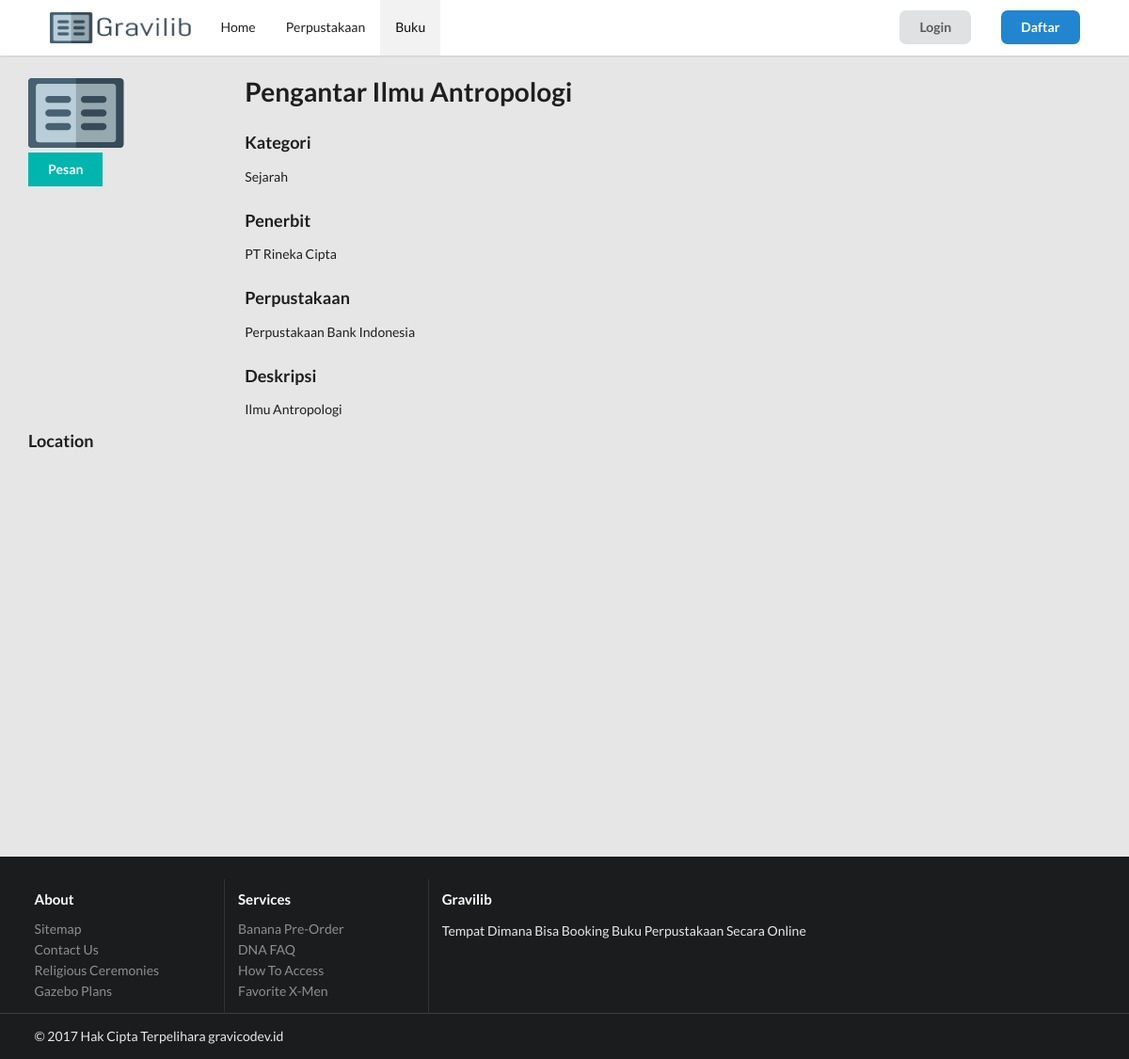
The page /index.php?p=detail-book&buku=2 on the database its author committed.
### tables this page shows
CREATE TABLE `buku` (
  `id_buku` int(11) NOT NULL,
  `nama_buku` varchar(128) NOT NULL,
  `tahun_terbit` date NOT NULL,
  `deskripsi_buku` varchar(128) NOT NULL,
  `id_kategori` int(11) NOT NULL,
  `id_penerbit` int(11) NOT NULL,
  `id_perpus` int(11) NOT NULL
);

CREATE TABLE `kategori` (
  `id_kategori` int(11) NOT NULL,
  `kategori` varchar(128) NOT NULL
);

CREATE TABLE `penerbit` (
  `id_penerbit` int(11) NOT NULL,
  `nama_penerbit` varchar(128) NOT NULL,
  `alamat_penerbit` varchar(128) NOT NULL
);

CREATE TABLE `perpus` (
  `id_perpus` int(11) NOT NULL,
  `nama_perpus` varchar(128) NOT NULL,
  `alamat_perpus` varchar(128) NOT NULL,
  `deskripsi_perpus` varchar(128) NOT NULL,
  `latitude` double NOT NULL,
  `longitude` double NOT NULL
);

### view/detail-book.php (the view, shortened to what this page needs)
<div class="ui grid">
    <div class="three wide column" id="side">
      <img src="public/images/logo-sementara.png">
      <?php
      if(!isset($login_session)){
        $user = "";
      }else{
        $user = $login_session;
      }
      $book = $_GET['buku'];
      ?>
      <div>
      <?php
      if(!isset($login_session)){?>
        <a class="ui teal button" href="view/LoginForm.php">Pesan</a></div>
      <?php }else{ ?>
        <a class="ui teal button" href=<?php echo '"?p=booking-proses&user='.$user.'&buku='.$book.'"' ?>>Pesan</a></div>
        <?php } ?>
    </div>
    <div class="twelve wide column">
    <?php
       $connection = mysql_connect("localhost", "root", "") or die("gak isok konek");
        $idbuku = $_GET['buku'];
       $query = mysql_query("select * from buku WHERE id_buku = '$idbuku'", $connection);
        while($data = mysql_fetch_assoc($query)){
          echo '<h1 class="ui header">'.$data['nama_buku'].'</h1>
          <h3 class="ui header">Kategori</h3>';
          $kategoridata = $data['id_kategori'];
          $querykategori = mysql_query("select * from kategori WHERE id_kategori='$kategoridata'", $connection);
           while($datakategori = mysql_fetch_assoc($querykategori)){
            echo '<div class="sub header">'.$datakategori['kategori'].'</div>';
           }
           echo '<h3 class="ui header">Penerbit</h3>';
          $penerbitdata = $data['id_penerbit'];
          $querypenerbit = mysql_query("select * from penerbit WHERE id_penerbit='$penerbitdata'", $connection);
           while($datapenerbit = mysql_fetch_assoc($querypenerbit)){
            echo '<div class="sub header">'.$datapenerbit['nama_penerbit'].'</div>';
           }
           echo '<h3 class="ui header">Perpustakaan</h3>';
          $perpusdata = $data['id_perpus'];
          $queryperpus = mysql_query("select * from perpus WHERE id_perpus='$perpusdata'", $connection);
           while($dataperpus = mysql_fetch_assoc($queryperpus)){
            echo '<div class="sub header">'.$dataperpus['nama_perpus'].'</div>';
           }
           echo '<h3 class="ui header">Deskripsi</h3>';
          echo '<div class="sub header">'.$data['deskripsi_buku'].'</div>';
        }
    ?>
    </div>
    <div id="map-container">
    <h3 class="ui header">Location</h3>
    <div id="map" style="width:100%;height:400px;"></div>
    </div>
</div>

### public/css/app.css (style rules this page uses)
.ui.button, .ui.basic.button { border-radius: 0; }
.ui.grid { margin-top: 10px; }
body { background: #e6e6e6; background-color: #e6e6e6; }
#side { margin-left: 30px; }
#map { width: 100%; height: 100%; }
#map-container { width: 100%; margin-left: 30px; margin-bottom: 30px; height: 100%; margin-right: 30px; }

### rows shown on the page
buku: nama_buku "Pengantar Ilmu Antropologi", deskripsi_buku "Ilmu Antropologi"
kategori: kategori "Sejarah"
penerbit: nama_penerbit "PT Rineka Cipta"
perpus: nama_perpus "Perpustakaan Bank Indonesia"
